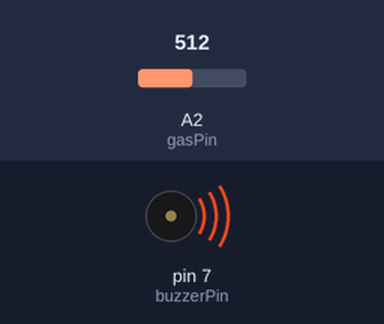
The sketch below on a simulated Arduino Uno, built with avr-gcc and run on an emulated ATmega328P. Parts: buzzer (waves = sounding, pin HIGH). The inputs (shaded band) are chosen by the test bench; at power-on: A2 (gasPin) = 512.

Above: at 2.8 s.
2.9 s: A2 (gasPin) set to 487
At 3.3 s:
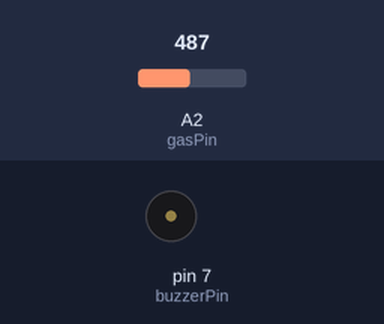
5.6 s: A2 (gasPin) set to 510
At 6.4 s:
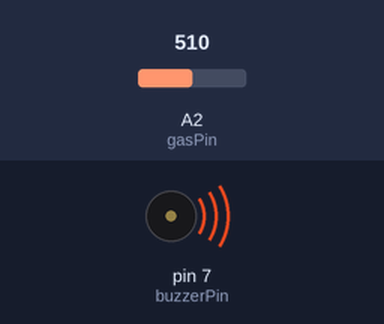
11.6 s: A2 (gasPin) set to 490
At 12.5 s:
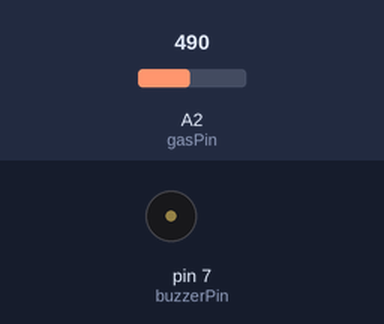
14.3 s: A2 (gasPin) set to 511
At 15.1 s:
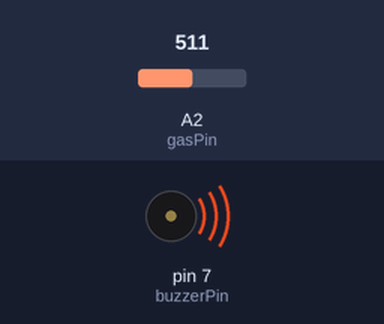
Timing chart, 0 to 21.3 s (numbered marks = the images above; inputs shaded):
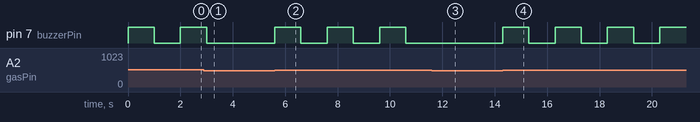

The sketch:

SensorGas.ino
```cpp
int gasPin = 2;       // Pin para leer el sensor de gas
int buzzerPin = 7;   // Pin para el zumbador

int limiteGas = 500;  // Valor límite para la detección de gas

void soundBuzzer(unsigned long frequency) {
  tone(buzzerPin, frequency);  // Activar el zumbador con la frecuencia especificada
  delay(1000);                // Esperar 1 segundo
  noTone(buzzerPin);          // Desactivar el zumbador
}

void setup() {
  pinMode(buzzerPin, OUTPUT);  // Configurar el pin del zumbador como salida
  pinMode(gasPin, INPUT);      // Configurar el pin del sensor de gas como entrada
}

void loop() {
  int gas = analogRead(gasPin);  // Leer el valor analógico del sensor de gas

  if (gas > limiteGas) {  // Si el valor de gas es mayor al límite establecido
    digitalWrite(buzzerPin, HIGH);  // Encender el zumbador
    delay(1000);                     // Esperar 1 segundo
    digitalWrite(buzzerPin, LOW);   // Apagar el zumbador
    delay(1000);                    // Esperar 1 segundo
  } else {
    digitalWrite(buzzerPin, LOW);  // Apagar el zumbador
  }
}
```

Measured:
- the behaviour switches between 501 and 500 on A2 (gasPin) (found by bisection; images 0 and 1)
- after the input at 2.9 s, pin 7 (buzzerPin): goes on until 3.0 s, then stays LOW
- after the input at 5.6 s, pin 7 (buzzerPin): alternates HIGH for 1.0 s and LOW for 1.0 s, starting at once
- after the input at 11.6 s, pin 7 (buzzerPin): stays LOW (without the input it goes to HIGH after 0.00 s)
- after the input at 14.3 s, pin 7 (buzzerPin): alternates HIGH for 1.0 s and LOW for 1.0 s, starting at once
